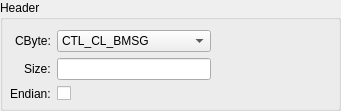
   <widget class="QGroupBox" name="groupBox_10">
    <property name="geometry">
     <rect>
      <x>10</x>
      <y>20</y>
      <width>341</width>
      <height>111</height>
     </rect>
    </property>
    <property name="title">
     <string>Header</string>
    </property>
    <widget class="QWidget" name="formLayoutWidget_12">
     <property name="geometry">
      <rect>
       <x>10</x>
       <y>20</y>
       <width>201</width>
       <height>91</height>
      </rect>
     </property>
     <layout class="QFormLayout" name="formLayout_12">
      <property name="fieldGrowthPolicy">
       <enum>QFormLayout::AllNonFixedFieldsGrow</enum>
      </property>
      <property name="rowWrapPolicy">
       <enum>QFormLayout::DontWrapRows</enum>
      </property>
      <property name="labelAlignment">
       <set>Qt::AlignRight|Qt::AlignTrailing|Qt::AlignVCenter</set>
      </property>
      <property name="formAlignment">
       <set>Qt::AlignLeading|Qt::AlignLeft|Qt::AlignVCenter</set>
      </property>
      <item row="0" column="0">
       <widget class="QLabel" name="label_55">
        <property name="text">
         <string>CByte:</string>
        </property>
        <property name="buddy">
         <cstring>receiveHeaderCByte</cstring>
        </property>
       </widget>
      </item>
      <item row="0" column="1">
       <widget class="QComboBox" name="headerCByte">
        <property name="enabled">
         <bool>true</bool>
        </property>
        <property name="layoutDirection">
         <enum>Qt::LeftToRight</enum>
        </property>
        <property name="currentIndex">
         <number>0</number>
        </property>
        <item>
         <property name="text">
          <string>CTL_CL_BMSG</string>
         </property>
        </item>
        <item>
         <property name="text">
          <string>CTL_CL_PMSG</string>
         </property>
        </item>
        <item>
         <property name="text">
          <string>CTL_CL_FIG</string>
         </property>
        </item>
        <item>
         <property name="text">
          <string>CTL_CL_DRW</string>
         </property>
        </item>
        <item>
         <property name="text">
          <string>CTL_CL_CLIST</string>
         </property>
        </item>
        <item>
         <property name="text">
          <string>CTL_CL_PWD</string>
         </property>
        </item>
        <item>
         <property name="text">
          <string>CTL_CL_FILEASK</string>
         </property>
        </item>
        <item>
         <property name="text">
          <string>CTL_CL_FILEOK</string>
         </property>
        </item>
        <item>
         <property name="text">
          <string>CTL_CL_DISC</string>
         </property>
        </item>
        <item>
         <property name="text">
          <string>CTL_CL_NAME</string>
         </property>
        </item>
        <item>
         <property name="text">
          <string>CTL_SV_CLRM</string>
         </property>
        </item>
        <item>
         <property name="text">
          <string>CTL_SV_CLADD</string>
         </property>
        </item>
        <item>
         <property name="text">
          <string>CTL_SV_CLIST</string>
         </property>
        </item>
        <item>
         <property name="text">
          <string>CTL_SV_PWDASK</string>
         </property>
        </item>
        <item>
         <property name="text">
          <string>CTL_SV_PWDOK</string>
         </property>
        </item>
        <item>
         <property name="text">
          <string>CTL_SV_PWDFAIL</string>
         </property>
        </item>
        <item>
         <property name="text">
          <string>CTL_SV_FILE</string>
         </property>
        </item>
        <item>
         <property name="text">
          <string>CTL_SV_ID</string>
         </property>
        </item>
        <item>
         <property name="text">
          <string>CTL_SV_NAMEINUSE</string>
         </property>
        </item>
        <item>
         <property name="text">
          <string>CTL_SV_AUTHOK</string>
         </property>
        </item>
        <item>
         <property name="text">
          <string>CTL_FAIL</string>
         </property>
        </item>
       </widget>
      </item>
      <item row="1" column="1">
       <widget class="QLineEdit" name="headerSSize">
        <property name="enabled">
         <bool>true</bool>
        </property>
        <property name="alignment">
         <set>Qt::AlignRight|Qt::AlignTrailing|Qt::AlignVCenter</set>
        </property>
       </widget>
      </item>
      <item row="1" column="0">
       <widget class="QLabel" name="label_56">
        <property name="text">
         <string>Size:</string>
        </property>
        <property name="buddy">
         <cstring>receiveHeaderSSize</cstring>
        </property>
       </widget>
      </item>
      <item row="2" column="0">
       <widget class="QLabel" name="label_57">
        <property name="text">
         <string>Endian:</string>
        </property>
        <property name="buddy">
         <cstring>receiveHeaderEndian</cstring>
        </property>
       </widget>
      </item>
      <item row="2" column="1">
       <widget class="QCheckBox" name="headerEndian">
        <property name="enabled">
         <bool>true</bool>
        </property>
        <property name="text">
         <string/>
        </property>
       </widget>
      </item>
     </layout>
    </widget>
   </widget>
